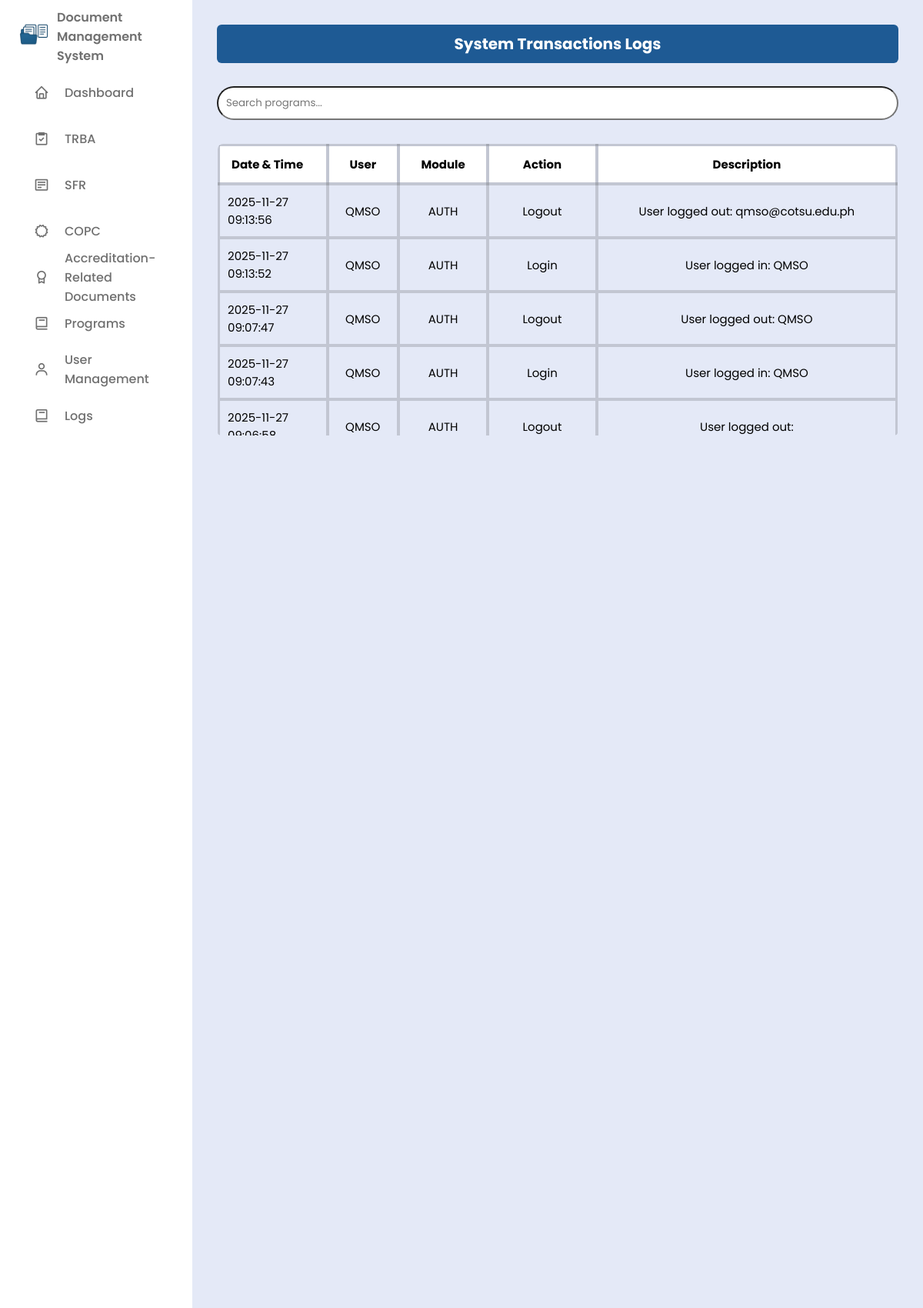
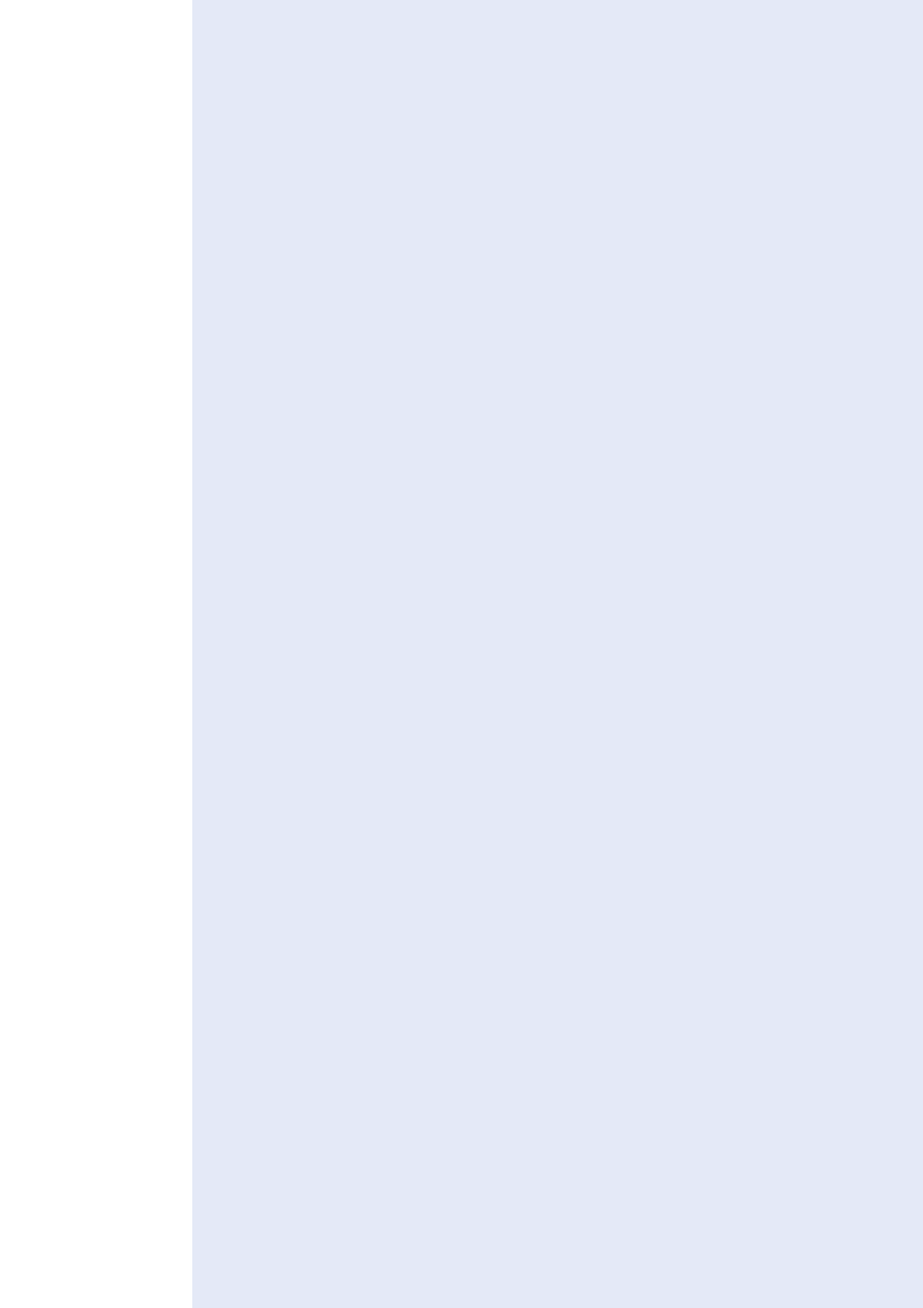
The app's page /users/logs.php (signed in, upper part) with its own data (2 pictures, top to bottom).
### tables this page shows
CREATE TABLE `transaction_logs` (
  `id` int(11) NOT NULL,
  `user_id` int(11) NOT NULL,
  `documents` varchar(255) NOT NULL,
  `record_id` int(11) NOT NULL,
  `action` varchar(50) NOT NULL,
  `description` text DEFAULT NULL,
  `log_time` timestamp NOT NULL DEFAULT current_timestamp()
);

CREATE TABLE `user` (
  `id` int(11) NOT NULL,
  `fullname` varchar(255) NOT NULL,
  `email` varchar(255) NOT NULL,
  `password` varchar(255) NOT NULL,
  `role` enum('admin','user') NOT NULL DEFAULT 'user',
  `reset_token` varchar(255) DEFAULT NULL,
  `reset_expiry` datetime DEFAULT NULL,
  `date_created` date NOT NULL DEFAULT current_timestamp()
);

### users/logs.php (the view, shortened to what this page needs)
<?php
require "../db/db_conn.php";
$query = "
    SELECT t.*, u.fullname
    FROM transaction_logs t
    LEFT JOIN user u ON u.id = t.user_id
    ORDER BY t.log_time DESC
";
$result = $conn->query($query);
?>
<!DOCTYPE html>
<html>
<head>
  <link href="https://unpkg.com/boxicons@2.1.4/css/boxicons.min.css" rel="stylesheet" />
  <link rel="stylesheet" href="../css/style.css" />
</head>
<body>
<?php include('../includes/sidebar.php'); ?>
<section class="dashboard-content">
  <section class="table-section">
    <h2>System Transactions Logs</h2>
    <div class="search-bar">
      <input type="text" id="searchInput" placeholder="Search programs..." onkeyup="filterTable()" />
    </div>
    <div class="table-container">
      <table id="printableTable">
        <thead>
          <tr>
            <th>Date & Time</th>
            <th>User</th>
            <th>Module</th>
            <th>Action</th>
            <th>Description</th>
          </tr>
        </thead>
        <tbody>
        <?php while ($row = $result->fetch_assoc()) { ?>
          <tr>
            <td><?= $row['log_time']; ?></td>
            <td><?= $row['fullname']; ?></td>
            <td><?= strtoupper($row['documents']); ?></td>
            <td><?= ucfirst($row['action']); ?></td>
            <td><?= $row['description']; ?></td>
          </tr>
        <?php } ?>
        </tbody>
      </table>
    </div>
  </section>
</section>
</body>
</html>

### css/style.css (style rules this page uses)
* { margin: 0; padding: 0; box-sizing: border-box; font-family: 'Poppins', sans-serif; }
:root { --body-color: #E4E9F7; --sidebar-color: #FFF; --primary-color: #1E5A94; --primary-color-light: #F6FSFF; --toggle-color: #DDD; --text-color: #707070; --tran-02: all 0.2s ease; --tran-03: all 0.3s ease; --tran-04: all 0.4s ease; --tran-05: all 0.5s ease; }
body { height: 100vh; background: var(--body-color); display: flex; }
.dashboard-content { margin-left: 250px; padding: 2rem; width: 100%; min-height: 100vh; background: var(--body-color); position: relative; overflow: hidden; }
.dashboard-content > * { position: relative; z-index: 1; }
.table-section h2 { background-color: #1E5A94; padding: 10px 15px; border-radius: 6px; text-align: center; margin-bottom: 10px; font-size: 20px; color: #fff; }
.table-section table { background: #fff; width: 100%; border-collapse: collapse; margin-top: 20px; font-size: 15px; color: #000; border: 1px solid rgba(0, 0, 0, 0.2); border-radius: 8px; overflow: hidden; }
.table-section th, .table-section td { padding: 12px 15px; border: 4px solid rgba(0, 0, 0, 0.15); text-align: left; }
.table-section th { background-color: rgba(255, 255, 255, 0.85); font-weight: 600; }
.table-container { max-height: 400px; overflow-y: auto; border-radius: 6px; background-color: transparent; }
.table-container table { width: 100%; border-collapse: collapse; background: transparent; font-size: 15px; color: #000; }
.table-container th, .table-container td { padding: 10px; text-align: left; border-bottom: 1px solid #ddd; }
.table-container thead th { position: sticky; top: 0; background-color: #fff; font-weight: 700; padding: 12px 15px; border: 4px solid rgba(0, 0, 0, 0.15); z-index: 1; text-align: center; }
.table-section td, .table-section th { text-align: center; }
.table-section td:first-child, .table-section th:first-child { text-align: left; }
.search-bar { margin: 30px 0 10px; }
#searchInput { width: 100%; padding: 10px; border-radius: 25px; }

### records on screen
transaction_logs: log_time "2025-11-27 09:13:56", user.fullname "QMSO", documents "AUTH", action "Logout", description "User logged out: qmso@cotsu.edu.ph"
transaction_logs: log_time "2025-11-27 09:13:52", user.fullname "QMSO", documents "AUTH", action "Login", description "User logged in: QMSO"
transaction_logs: log_time "2025-11-27 09:07:47", user.fullname "QMSO", documents "AUTH", action "Logout", description "User logged out: QMSO"
transaction_logs: log_time "2025-11-27 09:07:43", user.fullname "QMSO", documents "AUTH", action "Login", description "User logged in: QMSO"
transaction_logs: log_time "2025-11-27…", user.fullname "QMSO", documents "AUTH", action "Logout", description "User logged out:"
